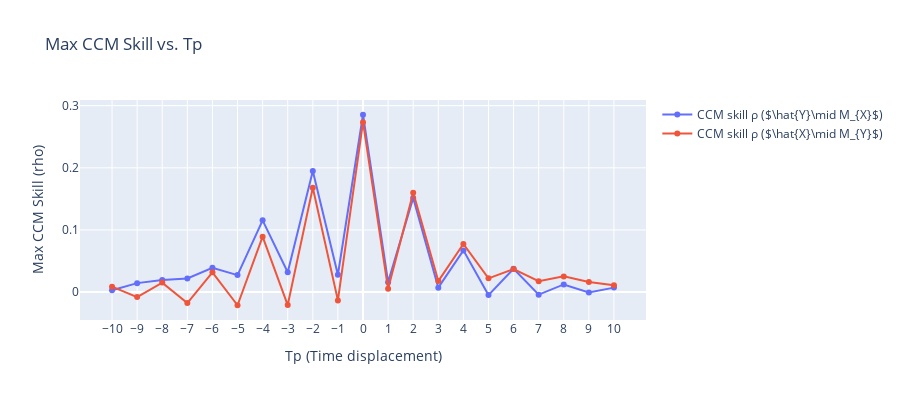

This figure's notebook cell:
### Code cell
# Build a dataframe for pyEDM
df = pd.DataFrame({
    "Time": time,
    "X": X,
    "Y": Y,
})


Tps = range(-10, 11)  # scanning Tp from -10 to 10
forward_max_rhos = []  # for X -> Y
reverse_max_rhos = []  # for Y -> X

# For each Tp, run CCM
for Tp in Tps:
    ccm_out = CCM(
        dataFrame   = df,
        E           = 2,
        tau         =2,
        columns     = 'X',    # use X as the library (predictor)
        target      = 'Y',    # predict Y (target)
        libSizes    = '100',
        sample      = 100,
        random      = True,
        replacement = False,
        Tp          = Tp
    )
    # print ccm_out
    # print(ccm_out)
    forward_rho = ccm_out['X:Y'].max()  # X->Y (i.e. predicting Y from X)
    reverse_rho = ccm_out['Y:X'].max()  # Y->X (predicting X from Y)
    forward_max_rhos.append(forward_rho)
    reverse_max_rhos.append(reverse_rho)

# Plot the CCM skill vs. Tp using Plotly
fig = go.Figure()

# Plot for X -> Y
fig.add_trace(go.Scatter(
    x=list(Tps),
    y=forward_max_rhos,
    mode='lines+markers',
    name=fr"CCM skill ρ ($\hat{{Y}}\mid M_{{X}}$)"
))
# Plot for Y -> X
fig.add_trace(go.Scatter(
    x=list(Tps),
    y=reverse_max_rhos,
    mode='lines+markers',
    name=fr"CCM skill ρ ($\hat{{X}}\mid M_{{Y}}$)"
))

fig.update_layout(
    title="Max CCM Skill vs. Tp",
    xaxis_title="Tp (Time displacement)",
    yaxis_title="Max CCM Skill (rho)",
    width=900,
    height=400
)
fig.update_xaxes(tickmode='array', tickvals=list(Tps))
fig.show()

### Figure 1 — Plotly figure (JSON) as saved in the notebook; plotly's stock layout.template omitted (floating-point values rounded to 4 significant figures)
{"data": [{"mode": "lines+markers", "name": "CCM skill ρ ($\\hat{Y}\\mid M_{X}$)", "type": "scatter", "x": [-10, -9, -8, -7, -6, -5, -4, -3, -2, -1, 0, 1, 2, 3, 4, 5, 6, 7, 8, 9, 10], "y": [0.00301, 0.01444, 0.01956, 0.02191, 0.03916, 0.02736, 0.1154, 0.03201, 0.1947, 0.02796, 0.2853, 0.016, 0.1513, 0.007185, 0.06713, -0.004822, 0.03752, -0.004062, 0.01233, -0.0005221, 0.00722]}, {"mode": "lines+markers", "name": "CCM skill ρ ($\\hat{X}\\mid M_{Y}$)", "type": "scatter", "x": [-10, -9, -8, -7, -6, -5, -4, -3, -2, -1, 0, 1, 2, 3, 4, 5, 6, 7, 8, 9, 10], "y": [0.008788, -0.007963, 0.01528, -0.01755, 0.03179, -0.02115, 0.08925, -0.02083, 0.168, -0.01333, 0.2734, 0.005393, 0.16, 0.01774, 0.07737, 0.0221, 0.03705, 0.01758, 0.02529, 0.01613, 0.01118]}], "layout": {"height": 400, "title": {"text": "Max CCM Skill vs. Tp"}, "width": 900, "xaxis": {"tickmode": "array", "tickvals": [-10, -9, -8, -7, -6, -5, -4, -3, -2, -1, 0, 1, 2, 3, 4, 5, 6, 7, 8, 9, 10], "title": {"text": "Tp (Time displacement)"}}, "yaxis": {"title": {"text": "Max CCM Skill (rho)"}}}}
